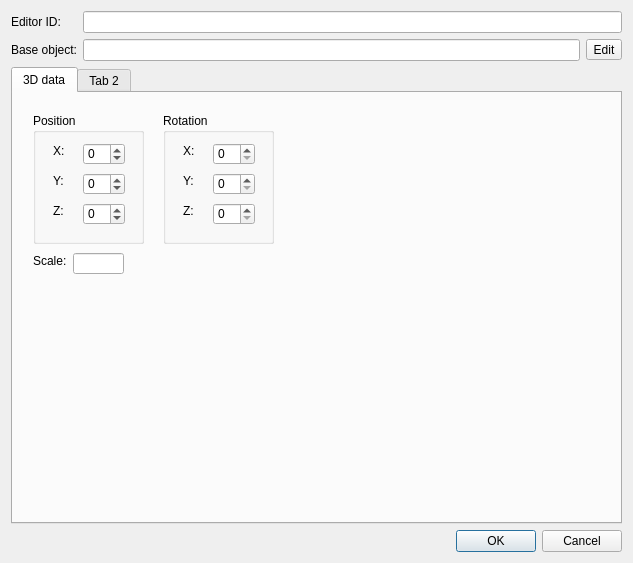
<?xml version="1.0" encoding="UTF-8"?>
<ui version="4.0">
 <class>REFReditor</class>
 <widget class="QDialog" name="REFReditor">
  <property name="geometry">
   <rect>
    <x>0</x>
    <y>0</y>
    <width>633</width>
    <height>563</height>
   </rect>
  </property>
  <property name="windowTitle">
   <string>Reference: EDID</string>
  </property>
  <layout class="QHBoxLayout" name="horizontalLayout_2">
   <item>
    <layout class="QVBoxLayout" name="verticalLayout">
     <item>
      <layout class="QFormLayout" name="formLayout">
       <item row="0" column="0">
        <widget class="QLabel" name="label">
         <property name="text">
          <string>Editor ID:</string>
         </property>
        </widget>
       </item>
       <item row="0" column="1">
        <widget class="QLineEdit" name="le_EDID">
         <property name="readOnly">
          <bool>true</bool>
         </property>
        </widget>
       </item>
       <item row="1" column="0">
        <widget class="QLabel" name="label_2">
         <property name="text">
          <string>Base object:</string>
         </property>
        </widget>
       </item>
       <item row="1" column="1">
        <layout class="QHBoxLayout" name="horizontalLayout">
         <item>
          <widget class="QLineEdit" name="le_base">
           <property name="readOnly">
            <bool>true</bool>
           </property>
          </widget>
         </item>
         <item>
          <widget class="QToolButton" name="btnEditBase">
           <property name="text">
            <string>Edit</string>
           </property>
          </widget>
         </item>
        </layout>
       </item>
      </layout>
     </item>
     <item>
      <widget class="QTabWidget" name="tabWidget">
       <property name="currentIndex">
        <number>0</number>
       </property>
       <widget class="QWidget" name="tab">
        <attribute name="title">
         <string>3D data</string>
        </attribute>
        <widget class="QGroupBox" name="groupBox">
         <property name="geometry">
          <rect>
           <x>20</x>
           <y>20</y>
           <width>111</width>
           <height>131</height>
          </rect>
         </property>
         <property name="title">
          <string>Position</string>
         </property>
         <widget class="QLabel" name="label_3">
          <property name="geometry">
           <rect>
            <x>20</x>
            <y>30</y>
            <width>49</width>
            <height>16</height>
           </rect>
          </property>
          <property name="text">
           <string>X:</string>
          </property>
         </widget>
         <widget class="QLabel" name="label_4">
          <property name="geometry">
           <rect>
            <x>20</x>
            <y>60</y>
            <width>49</width>
            <height>16</height>
           </rect>
          </property>
          <property name="text">
           <string>Y:</string>
          </property>
         </widget>
         <widget class="QLabel" name="label_5">
          <property name="geometry">
           <rect>
            <x>20</x>
            <y>90</y>
            <width>49</width>
            <height>16</height>
           </rect>
          </property>
          <property name="text">
           <string>Z:</string>
          </property>
         </widget>
         <widget class="QSpinBox" name="sb_posX">
          <property name="geometry">
           <rect>
            <x>50</x>
            <y>30</y>
            <width>42</width>
            <height>22</height>
           </rect>
          </property>
          <property name="minimum">
           <number>-10000000</number>
          </property>
          <property name="maximum">
           <number>10000000</number>
          </property>
         </widget>
         <widget class="QSpinBox" name="sb_posY">
          <property name="geometry">
           <rect>
            <x>50</x>
            <y>60</y>
            <width>42</width>
            <height>22</height>
           </rect>
          </property>
          <property name="minimum">
           <number>-10000000</number>
          </property>
          <property name="maximum">
           <number>10000000</number>
          </property>
         </widget>
         <widget class="QSpinBox" name="sb_posZ">
          <property name="geometry">
           <rect>
            <x>50</x>
            <y>90</y>
            <width>42</width>
            <height>22</height>
           </rect>
          </property>
          <property name="minimum">
           <number>-10000000</number>
          </property>
          <property name="maximum">
           <number>10000000</number>
          </property>
         </widget>
        </widget>
        <widget class="QGroupBox" name="groupBox_2">
         <property name="geometry">
          <rect>
           <x>150</x>
           <y>20</y>
           <width>111</width>
           <height>131</height>
          </rect>
         </property>
         <property name="title">
          <string>Rotation</string>
         </property>
         <widget class="QLabel" name="label_6">
          <property name="geometry">
           <rect>
            <x>20</x>
            <y>30</y>
            <width>49</width>
            <height>16</height>
           </rect>
          </property>
          <property name="text">
           <string>X:</string>
          </property>
         </widget>
         <widget class="QLabel" name="label_7">
          <property name="geometry">
           <rect>
            <x>20</x>
            <y>60</y>
            <width>49</width>
            <height>16</height>
           </rect>
          </property>
          <property name="text">
           <string>Y:</string>
          </property>
         </widget>
         <widget class="QLabel" name="label_8">
          <property name="geometry">
           <rect>
            <x>20</x>
            <y>90</y>
            <width>49</width>
            <height>16</height>
           </rect>
          </property>
          <property name="text">
           <string>Z:</string>
          </property>
         </widget>
         <widget class="QSpinBox" name="sb_rotX">
          <property name="geometry">
           <rect>
            <x>50</x>
            <y>30</y>
            <width>42</width>
            <height>22</height>
           </rect>
          </property>
          <property name="maximum">
           <number>360</number>
          </property>
         </widget>
         <widget class="QSpinBox" name="sb_rotY">
          <property name="geometry">
           <rect>
            <x>50</x>
            <y>60</y>
            <width>42</width>
            <height>22</height>
           </rect>
          </property>
          <property name="maximum">
           <number>360</number>
          </property>
         </widget>
         <widget class="QSpinBox" name="sb_rotZ">
          <property name="geometry">
           <rect>
            <x>50</x>
            <y>90</y>
            <width>42</width>
            <height>22</height>
           </rect>
          </property>
          <property name="maximum">
           <number>360</number>
          </property>
         </widget>
        </widget>
        <widget class="QLineEdit" name="lineEdit_3">
         <property name="geometry">
          <rect>
           <x>60</x>
           <y>160</y>
           <width>51</width>
           <height>21</height>
          </rect>
         </property>
        </widget>
        <widget class="QLabel" name="label_9">
         <property name="geometry">
          <rect>
           <x>20</x>
           <y>160</y>
           <width>49</width>
           <height>16</height>
          </rect>
         </property>
         <property name="text">
          <string>Scale:</string>
         </property>
        </widget>
       </widget>
       <widget class="QWidget" name="tab_2">
        <attribute name="title">
         <string>Tab 2</string>
        </attribute>
       </widget>
      </widget>
     </item>
     <item>
      <widget class="QDialogButtonBox" name="buttonBox">
       <property name="standardButtons">
        <set>QDialogButtonBox::Cancel|QDialogButtonBox::Ok</set>
       </property>
      </widget>
     </item>
    </layout>
   </item>
  </layout>
 </widget>
 <resources/>
 <connections/>
</ui>
